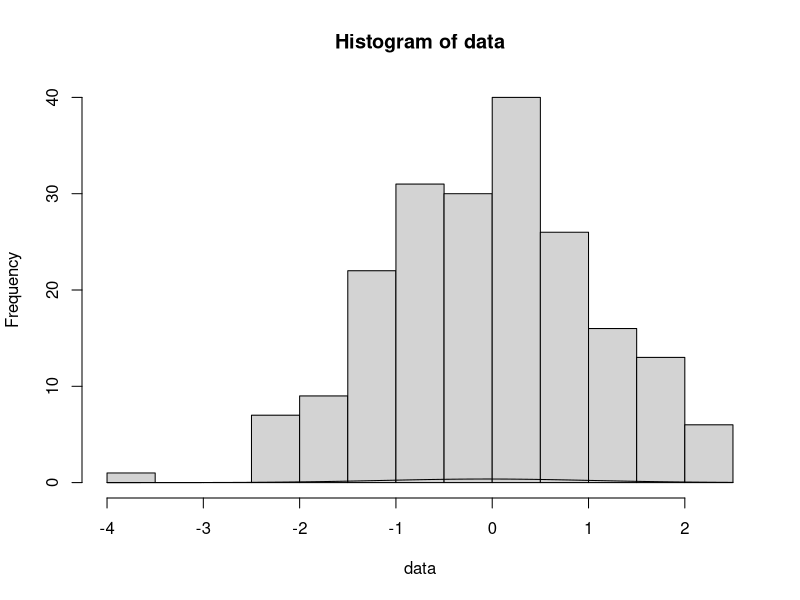
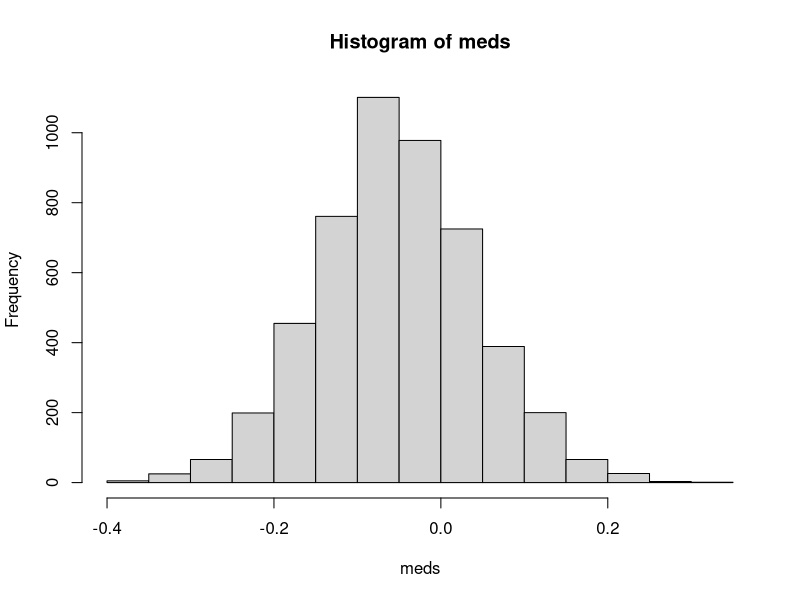

Write the R code that produced these figures, in order.
## ---- chunk 1
library(tidyverse)
## ---- chunk 2
N <- 201

data <- rnorm(N)

median(data)

mle.mean <- mean(data)
mle.sd <- sqrt(((length(data)-1)/length(data))*var(data))

hist(data)
curve(dnorm(x,mle.mean,mle.sd),add = TRUE)
## ---- chunk 3
n <- 1000
meds <- NA

for(i in 1:n){
    re.samp <- rnorm(N,mle.mean,mle.sd)
    meds[i] = median(re.samp)
}

meds = rbeta(5000,101,101) %>% qnorm(mean = mle.mean,sd = mle.sd)

hist(meds)
## ---- chunk 4
ci <- quantile(meds,c(0.025,0.975))

(ci[1] < 0 & ci[2] > 0)
## ---- chunk 5
gen.ci.med <- function(n = 100, N = 201,parm.int = 0){
  data <- rnorm(N)

  median(data)

  mle.mean <- mean(data)
  mle.sd <- sqrt(((length(data)-1)/length(data))*var(data))

  meds = rbeta(n,101,101) %>% qnorm(mean =   mle.mean,sd = mle.sd)
  ci <- quantile(meds,c(0.025,0.975))
  
  return((ci[1] < parm.int & ci[2] > parm.int))
}

ci.contain <- NA
for(i in 1:1000){
  ci.contain[i] <- gen.ci.med()
}

mean(ci.contain)
